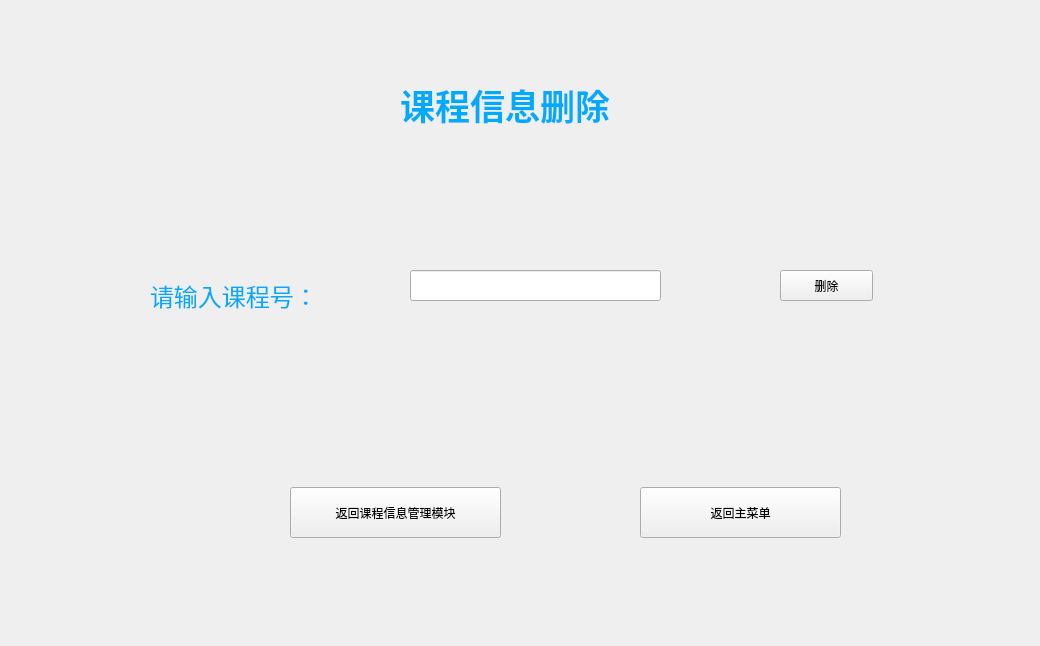
<?xml version="1.0" encoding="UTF-8"?>
<ui version="4.0">
 <class>Course_delete</class>
 <widget class="QWidget" name="Course_delete">
  <property name="geometry">
   <rect>
    <x>0</x>
    <y>0</y>
    <width>1040</width>
    <height>646</height>
   </rect>
  </property>
  <property name="windowTitle">
   <string>课程信息删除</string>
  </property>
  <property name="styleSheet">
   <string notr="true">background-image: url(:D:/PyQt/2.png);</string>
  </property>
  <widget class="QLabel" name="label">
   <property name="geometry">
    <rect>
     <x>400</x>
     <y>40</y>
     <width>661</width>
     <height>131</height>
    </rect>
   </property>
   <property name="text">
    <string>&lt;html&gt;&lt;head/&gt;&lt;body&gt;&lt;p&gt;&lt;span style=&quot; font-size:26pt; font-weight:600; color:#00aaff;&quot;&gt;课程信息删除&lt;/span&gt;&lt;/p&gt;&lt;/body&gt;&lt;/html&gt;</string>
   </property>
  </widget>
  <widget class="QLabel" name="label_2">
   <property name="geometry">
    <rect>
     <x>150</x>
     <y>270</y>
     <width>211</width>
     <height>51</height>
    </rect>
   </property>
   <property name="text">
    <string>&lt;html&gt;&lt;head/&gt;&lt;body&gt;&lt;p&gt;&lt;span style=&quot; font-size:18pt; color:#00aaff;&quot;&gt;请输入课程号：&lt;/span&gt;&lt;/p&gt;&lt;/body&gt;&lt;/html&gt;</string>
   </property>
  </widget>
  <widget class="QLineEdit" name="lineEdit">
   <property name="geometry">
    <rect>
     <x>410</x>
     <y>270</y>
     <width>251</width>
     <height>31</height>
    </rect>
   </property>
   <property name="text">
    <string/>
   </property>
  </widget>
  <widget class="QPushButton" name="pushButton">
   <property name="geometry">
    <rect>
     <x>780</x>
     <y>270</y>
     <width>93</width>
     <height>31</height>
    </rect>
   </property>
   <property name="text">
    <string>删除</string>
   </property>
  </widget>
  <widget class="QPushButton" name="pushButton_2">
   <property name="geometry">
    <rect>
     <x>290</x>
     <y>487</y>
     <width>211</width>
     <height>51</height>
    </rect>
   </property>
   <property name="text">
    <string>返回课程信息管理模块</string>
   </property>
  </widget>
  <widget class="QPushButton" name="pushButton_3">
   <property name="geometry">
    <rect>
     <x>640</x>
     <y>487</y>
     <width>201</width>
     <height>51</height>
    </rect>
   </property>
   <property name="text">
    <string>返回主菜单</string>
   </property>
  </widget>
 </widget>
 <resources/>
 <connections/>
</ui>
